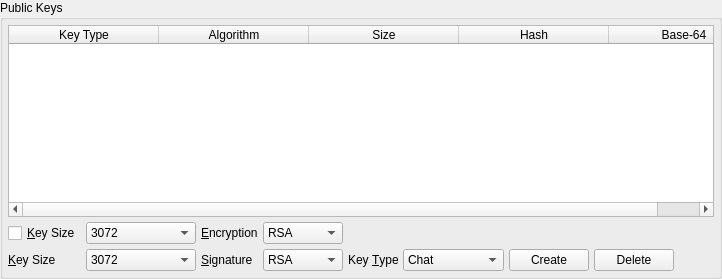
               <widget class="QGroupBox" name="publicKeysBox">
                <property name="title">
                 <string>Public Keys</string>
                </property>
                <layout class="QVBoxLayout" name="verticalLayout_49">
                 <property name="spacing">
                  <number>5</number>
                 </property>
                 <property name="leftMargin">
                  <number>5</number>
                 </property>
                 <property name="topMargin">
                  <number>5</number>
                 </property>
                 <property name="rightMargin">
                  <number>5</number>
                 </property>
                 <property name="bottomMargin">
                  <number>5</number>
                 </property>
                 <item>
                  <widget class="QTableWidget" name="personal_public_keys">
                   <property name="minimumSize">
                    <size>
                     <width>0</width>
                     <height>150</height>
                    </size>
                   </property>
                   <property name="selectionMode">
                    <enum>QAbstractItemView::SingleSelection</enum>
                   </property>
                   <property name="selectionBehavior">
                    <enum>QAbstractItemView::SelectRows</enum>
                   </property>
                   <property name="horizontalScrollMode">
                    <enum>QAbstractItemView::ScrollPerPixel</enum>
                   </property>
                   <attribute name="horizontalHeaderDefaultSectionSize">
                    <number>150</number>
                   </attribute>
                   <attribute name="horizontalHeaderStretchLastSection">
                    <bool>true</bool>
                   </attribute>
                   <column>
                    <property name="text">
                     <string>Key Type</string>
                    </property>
                   </column>
                   <column>
                    <property name="text">
                     <string>Algorithm</string>
                    </property>
                   </column>
                   <column>
                    <property name="text">
                     <string>Size</string>
                    </property>
                   </column>
                   <column>
                    <property name="text">
                     <string>Hash</string>
                    </property>
                   </column>
                   <column>
                    <property name="text">
                     <string>Base-64</string>
                    </property>
                   </column>
                  </widget>
                 </item>
                 <item>
                  <layout class="QGridLayout" name="gridLayout_10">
                   <property name="spacing">
                    <number>5</number>
                   </property>
                   <item row="1" column="0">
                    <widget class="QLabel" name="label_92">
                     <property name="text">
                      <string>&amp;Key Size</string>
                     </property>
                     <property name="buddy">
                      <cstring>signatureKeySize</cstring>
                     </property>
                    </widget>
                   </item>
                   <item row="0" column="1">
                    <widget class="QComboBox" name="encryptionKeySize">
                     <property name="currentIndex">
                      <number>0</number>
                     </property>
                     <property name="sizeAdjustPolicy">
                      <enum>QComboBox::AdjustToContents</enum>
                     </property>
                     <item>
                      <property name="text">
                       <string>3072</string>
                      </property>
                     </item>
                     <item>
                      <property name="text">
                       <string>4096</string>
                      </property>
                     </item>
                     <item>
                      <property name="text">
                       <string>7680</string>
                      </property>
                     </item>
                     <item>
                      <property name="text">
                       <string>8192</string>
                      </property>
                     </item>
                     <item>
                      <property name="text">
                       <string>15360</string>
                      </property>
                     </item>
                    </widget>
                   </item>
                   <item row="1" column="3">
                    <widget class="QComboBox" name="signatureKeyType">
                     <property name="currentIndex">
                      <number>4</number>
                     </property>
                     <property name="sizeAdjustPolicy">
                      <enum>QComboBox::AdjustToContents</enum>
                     </property>
                     <item>
                      <property name="text">
                       <string>DSA</string>
                      </property>
                     </item>
                     <item>
                      <property name="text">
                       <string>ECDSA</string>
                      </property>
                     </item>
                     <item>
                      <property name="text">
                       <string>EdDSA</string>
                      </property>
                     </item>
                     <item>
                      <property name="text">
                       <string>ElGamal</string>
                      </property>
                     </item>
                     <item>
                      <property name="text">
                       <string>RSA</string>
                      </property>
                     </item>
                    </widget>
                   </item>
                   <item row="1" column="1">
                    <widget class="QComboBox" name="signatureKeySize">
                     <property name="currentIndex">
                      <number>0</number>
                     </property>
                     <property name="sizeAdjustPolicy">
                      <enum>QComboBox::AdjustToContents</enum>
                     </property>
                     <property name="minimumContentsLength">
                      <number>10</number>
                     </property>
                     <item>
                      <property name="text">
                       <string>3072</string>
                      </property>
                     </item>
                     <item>
                      <property name="text">
                       <string>4096</string>
                      </property>
                     </item>
                     <item>
                      <property name="text">
                       <string>7680</string>
                      </property>
                     </item>
                     <item>
                      <property name="text">
                       <string>8192</string>
                      </property>
                     </item>
                     <item>
                      <property name="text">
                       <string>15360</string>
                      </property>
                     </item>
                    </widget>
                   </item>
                   <item row="1" column="2">
                    <widget class="QLabel" name="label_46">
                     <property name="text">
                      <string>&amp;Signature</string>
                     </property>
                     <property name="buddy">
                      <cstring>signatureKeyType</cstring>
                     </property>
                    </widget>
                   </item>
                   <item row="1" column="10">
                    <widget class="QComboBox" name="keys">
                     <property name="sizeAdjustPolicy">
                      <enum>QComboBox::AdjustToContents</enum>
                     </property>
                     <item>
                      <property name="text">
                       <string notr="true">Chat</string>
                      </property>
                     </item>
                     <item>
                      <property name="text">
                       <string notr="true">E-Mail</string>
                      </property>
                     </item>
                     <item>
                      <property name="text">
                       <string notr="true">Open Library</string>
                      </property>
                     </item>
                     <item>
                      <property name="text">
                       <string notr="true">Poptastic</string>
                      </property>
                     </item>
                     <item>
                      <property name="text">
                       <string notr="true">Rosetta</string>
                      </property>
                     </item>
                     <item>
                      <property name="text">
                       <string notr="true">URL</string>
                      </property>
                     </item>
                    </widget>
                   </item>
                   <item row="1" column="9">
                    <widget class="QLabel" name="label_69">
                     <property name="text">
                      <string>Key &amp;Type</string>
                     </property>
                     <property name="buddy">
                      <cstring>keys</cstring>
                     </property>
                    </widget>
                   </item>
                   <item row="0" column="3">
                    <widget class="QComboBox" name="encryptionKeyType">
                     <property name="currentIndex">
                      <number>3</number>
                     </property>
                     <property name="sizeAdjustPolicy">
                      <enum>QComboBox::AdjustToContents</enum>
                     </property>
                     <item>
                      <property name="text">
                       <string>ElGamal</string>
                      </property>
                     </item>
                     <item>
                      <property name="text">
                       <string>McEliece</string>
                      </property>
                     </item>
                     <item>
                      <property name="text">
                       <string>NTRU</string>
                      </property>
                     </item>
                     <item>
                      <property name="text">
                       <string>RSA</string>
                      </property>
                     </item>
                    </widget>
                   </item>
                   <item row="0" column="2">
                    <widget class="QLabel" name="label_45">
                     <property name="text">
                      <string>&amp;Encryption</string>
                     </property>
                     <property name="buddy">
                      <cstring>encryptionKeyType</cstring>
                     </property>
                    </widget>
                   </item>
                   <item row="1" column="11">
                    <widget class="QPushButton" name="regenerate">
                     <property name="text">
                      <string>Create</string>
                     </property>
                    </widget>
                   </item>
                   <item row="0" column="0">
                    <widget class="QCheckBox" name="newKeys">
                     <property name="sizePolicy">
                      <sizepolicy hsizetype="Minimum" vsizetype="Preferred">
                       <horstretch>0</horstretch>
                       <verstretch>0</verstretch>
                      </sizepolicy>
                     </property>
                     <property name="toolTip">
                      <string>&lt;html&gt;&lt;head/&gt;&lt;body&gt;&lt;p&gt;If checked, a confirmation prompt is displayed whenever the passphrase or question/answer is/are updated. If the confirmation prompt is confirmed, new key pairs will be generated.&lt;/p&gt;&lt;/body&gt;&lt;/html&gt;</string>
                     </property>
                     <property name="text">
                      <string>&amp;Key Size</string>
                     </property>
                    </widget>
                   </item>
                   <item row="1" column="13">
                    <spacer name="horizontalSpacer_47">
                     <property name="orientation">
                      <enum>Qt::Horizontal</enum>
                     </property>
                     <property name="sizeHint" stdset="0">
                      <size>
                       <width>40</width>
                       <height>20</height>
                      </size>
                     </property>
                    </spacer>
                   </item>
                   <item row="1" column="12">
                    <widget class="QPushButton" name="delete_key">
                     <property name="text">
                      <string>Delete</string>
                     </property>
                    </widget>
                   </item>
                  </layout>
                 </item>
                </layout>
               </widget>
